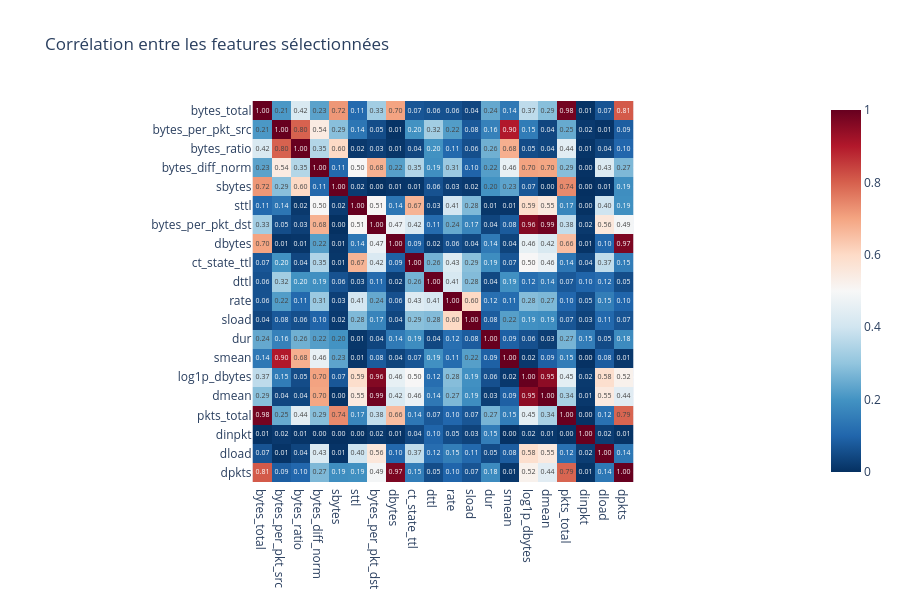

This figure's notebook cell:
### Markdown cell above
## 6. Vérification des corrélations entre features sélectionnées

On s'assure qu'on n'a pas de features trop redondantes (corrélation > 0.85).

### Code cell
corr_sel = X_train_clean[selected_features].corr().abs()

# Paires avec corrélation > 0.85
high_corr = []
for i in range(len(corr_sel.columns)):
    for j in range(i + 1, len(corr_sel.columns)):
        val = corr_sel.iloc[i, j]
        if val > 0.85:
            high_corr.append({'f1': corr_sel.columns[i], 'f2': corr_sel.columns[j],
                               'corr': round(float(val), 3)})

if high_corr:
    print(f'{len(high_corr)} paire(s) avec corrélation > 0.85 :')
    display(pd.DataFrame(high_corr).sort_values('corr', ascending=False))
else:
    print('Aucune paire avec corrélation > 0.85 — pas de redondance majeure.')

# Heatmap
fig = px.imshow(corr_sel, color_continuous_scale='RdBu_r', zmin=0, zmax=1,
                 title='Corrélation entre les features sélectionnées', text_auto='.2f')
fig.update_layout(height=600)
fig.show()

### Figure 1 — Plotly figure (JSON) as saved in the notebook; plotly's stock layout.template omitted (floating-point values rounded to 4 significant figures; data arrays with more than 128 entries replaced by an {"elided": "..."} marker saying what was removed)
{"data": [{"coloraxis": "coloraxis", "hovertemplate": "x: %{x}<br>y: %{y}<br>color: %{z}<extra></extra>", "name": "0", "texttemplate": "%{z:.2f}", "type": "heatmap", "x": ["bytes_total", "bytes_per_pkt_src", "bytes_ratio", "bytes_diff_norm", "sbytes", "sttl", "bytes_per_pkt_dst", "dbytes", "ct_state_ttl", "dttl", "rate", "sload", "dur", "smean", "log1p_dbytes", "dmean", "pkts_total", "dinpkt", "dload", "dpkts"], "xaxis": "x", "y": ["bytes_total", "bytes_per_pkt_src", "bytes_ratio", "bytes_diff_norm", "sbytes", "sttl", "bytes_per_pkt_dst", "dbytes", "ct_state_ttl", "dttl", "rate", "sload", "dur", "smean", "log1p_dbytes", "dmean", "pkts_total", "dinpkt", "dload", "dpkts"], "yaxis": "y", "z": {"elided": "20x20 float values"}}], "layout": {"coloraxis": {"cmax": 1, "cmin": 0, "colorscale": [[0, "rgb(5,48,97)"], [0.1, "rgb(33,102,172)"], [0.2, "rgb(67,147,195)"], [0.3, "rgb(146,197,222)"], [0.4, "rgb(209,229,240)"], [0.5, "rgb(247,247,247)"], [0.6, "rgb(253,219,199)"], [0.7, "rgb(244,165,130)"], [0.8, "rgb(214,96,77)"], [0.9, "rgb(178,24,43)"], [1, "rgb(103,0,31)"]]}, "height": 600, "title": {"text": "Corrélation entre les features sélectionnées"}, "xaxis": {"anchor": "y", "constrain": "domain", "domain": [0, 1], "scaleanchor": "y"}, "yaxis": {"anchor": "x", "autorange": "reversed", "constrain": "domain", "domain": [0, 1]}}}
